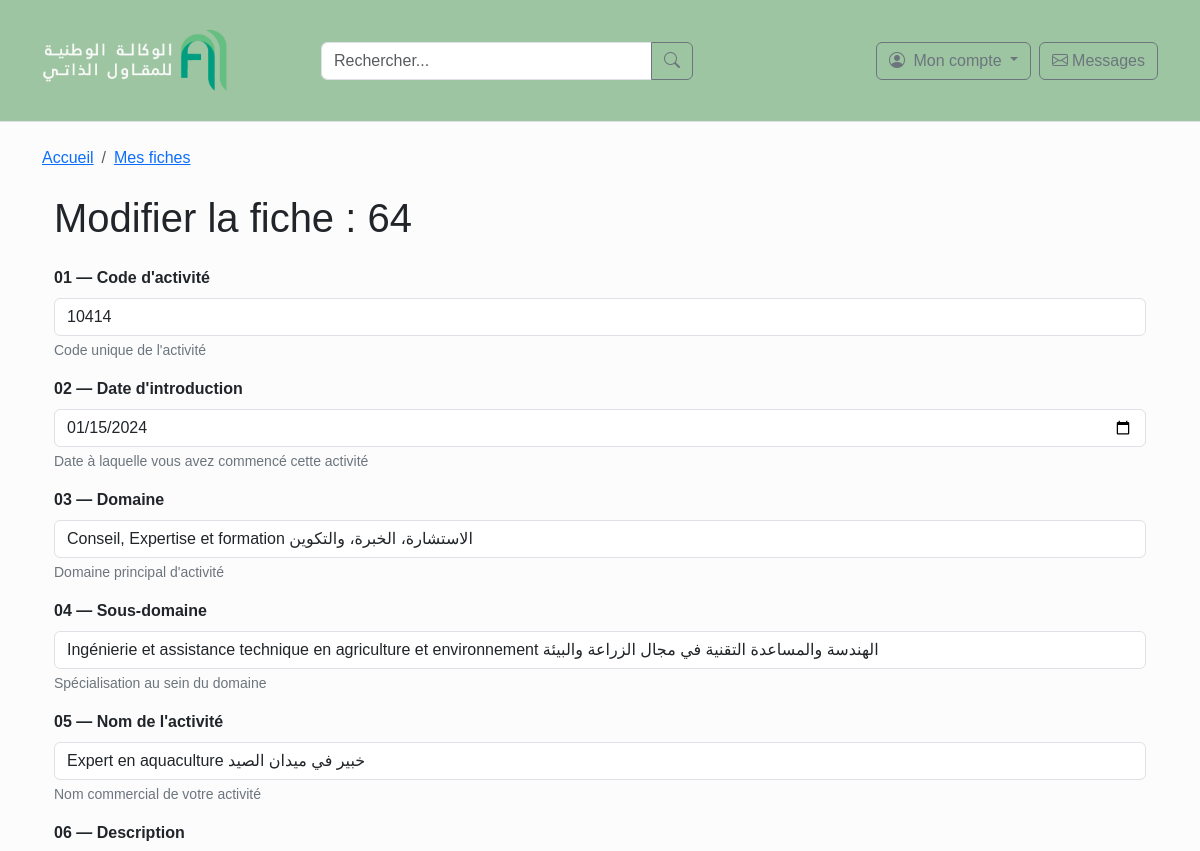
Before: /editer_fiche/64/ (signed in, upper part) with the older database file.
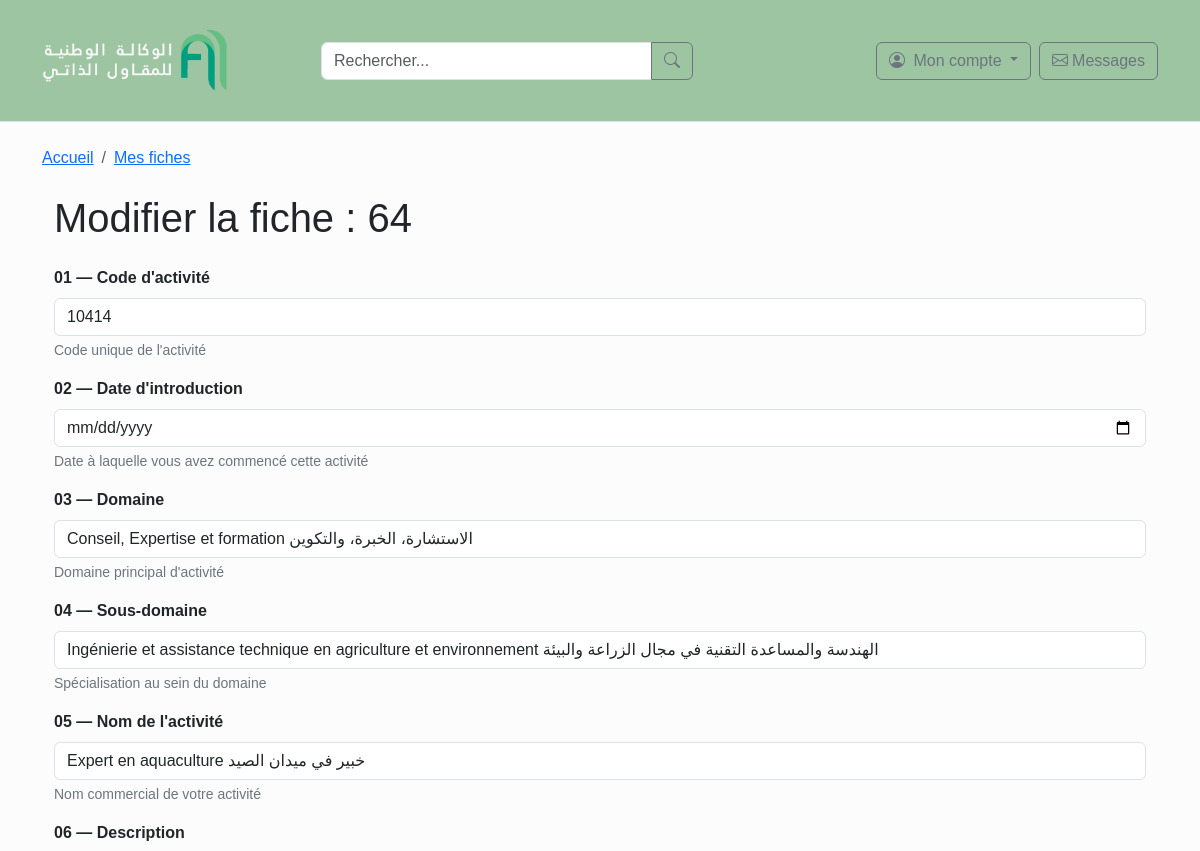
After: the same page with the newer database file.
### formulaire/models.py (models this page shows, shortened)
class AutoEntrepreneur(models.Model):
    MODE_PRESTATION_CHOICES = [
        ('', '--- Sélectionnez ---'),
        ('presentiel', 'Présentiel'),
        ('distance', 'À distance'),
        ('en_ligne', 'En ligne'),
        ('client', 'Directement chez le client'),
        ('hybride', 'Hybride (mixte)'),
        ('projet', 'Par projet'),
        ('forfait', 'Forfait'),
    ]
    HANDICAP_CHOICES = [
        ('facile', '✅ Exerçable facilement'),
        ('amenagement', '⚠️ Exerçable avec aménagements'),
        ('difficile', '⚠️ Exerçable avec difficulté'),
        ('tres_difficile', '❌ Difficulté élevée'),
    ]
    code_activite = models.CharField(
        max_length=5,
        unique=True,
        validators=[
            MinLengthValidator(5, "Le code doit contenir au moins 5 caractères"),
            RegexValidator(
                regex='^[0-9]+$',
                message='Utilisez uniquement des chiffres',
                code='invalid_code'
            )
        ],
        help_text="Code unique de l'activité (5 chiffres)"
    )
    date_introduction = models.DateField(
        null=True,
        blank=True,
        help_text="Date d'introduction de l'activité"
    )
    nom_activite = models.CharField(
        max_length=200,
        help_text="Nom de l'activité professionnelle",
        null=True,
        blank=True,
    )
    publics_cibles = models.TextField(
        null=True,
        blank=True,
        help_text="Publics cibles (entreprises, particuliers, associations, etc.)"
    )
    activites_similaires = models.TextField(
        blank=True,
        null=True,
        help_text="Activités similaires ou complémentaires"
    )
    capacite_handicap = models.CharField(
        null=True,
        blank=True,
        max_length=20,
        choices=HANDICAP_CHOICES
    )
    domaine = models.CharField(max_length=200)
    sous_domaine = models.CharField(max_length=200, blank=True, null=True)
    description = models.TextField(
        null=True,
        blank=True,
        help_text="Description succincte de l'activité"
    )
    objectifs = models.TextField(
        null=True,
        blank=True,
        help_text="Objectifs, tâches et missions de l'activité"
    )
    competences = models.TextField(
        null=True,
        blank=True,
        help_text="Compétences requises pour exercer l'activité"
    )
    secteurs = models.TextField(
        null=True,
        blank=True,
        help_text="Secteurs concernés par l'activité"
    )
    mode_prestation = models.CharField(
        null=True,
        blank=True,
        max_length=20,
        choices=MODE_PRESTATION_CHOICES
    )
    ressources = models.TextField(
        null=True,
        blank=True,
        help_text="Ressources, outils et équipements nécessaires"
    )
    remarques = models.TextField(
        blank=True,
        null=True,
        help_text="Remarques légales ou informations supplémentaires"
    )
    created_at = models.DateTimeField(auto_now_add=True)

### formulaire/views.py (the view)
# urls.py: path('editer_fiche/<int:id>/', views.modifier_fiche, name='editer_fiche'),  # NOM : 'editer_fiche'
@login_required (login_url='/utilisateurs/connexion/')  # Redirige vers la page de connexion si l'utilisateur n'est pas authentifié
def modifier_fiche(request, id):
    fiche = get_object_or_404(AutoEntrepreneur, id=id)
    if request.method == "POST":
        form = AutoEntrepreneurForm(request.POST)
        if form.is_valid():
            data = form.cleaned_data
            fiche.code_activite = data.get('code_activite') or ''
            fiche.date_introduction = data.get('date_introduction')
            fiche.domaine = data.get('domaine') or ''
            fiche.sous_domaine = data.get('sous_domaine') or ''
            fiche.nom_activite = data.get('nom_activite') or ''
            fiche.description = data.get('description') or ''
            fiche.objectifs = data.get('objectifs') or ''
            fiche.competences = data.get('competences') or ''
            secteurs = data.get('secteurs', [])
            fiche.secteurs = ','.join(secteurs) if secteurs else ''
            publics_cibles = data.get('publics_cibles', [])
            fiche.publics_cibles = ','.join(publics_cibles) if publics_cibles else ''
            fiche.mode_prestation = data.get('mode_prestation') or ''
            fiche.ressources = data.get('ressources') or ''
            fiche.activites_similaires = data.get('activites_similaires') or ''
            fiche.capacite_handicap = data.get('capacite_handicap') or ''
            fiche.remarques = data.get('remarques') or ''
            fiche.save()
            fiches = AutoEntrepreneur.objects.all()  # Récupérer toutes les fiches après modification
            return render(request, 'liste_fiches.html', {'fiches': fiches}) # Redirigez vers la liste des fiches après la modification
    else:
        initial_data = {
            'code_activite': fiche.code_activite or '',
            'date_introduction': fiche.date_introduction,
            'domaine': fiche.domaine or '',
            'sous_domaine': fiche.sous_domaine or '',
            'nom_activite': fiche.nom_activite or '',
            'description': fiche.description or '',
            'objectifs': fiche.objectifs or '',
            'competences': fiche.competences or '',
            'secteurs': fiche.secteurs.split(',') if fiche.secteurs else [],
            'publics_cibles': fiche.publics_cibles.split(',') if fiche.publics_cibles else [],
            'mode_prestation': fiche.mode_prestation or '',
            'ressources': fiche.ressources or '',
            'activites_similaires': fiche.activites_similaires or '',
            'capacite_handicap': fiche.capacite_handicap or '',
            'remarques': fiche.remarques or '',
        }
        form = AutoEntrepreneurForm(initial=initial_data)
    return render(request, 'fiche.html', {
        'form': form,
        'fiche': fiche,
        'edition_mode': True
    })

### messagerie/context_processors.py (called while the page is built)
def messages_non_lus(request):
    if request.user.is_authenticated:
        non_lus = Message.objects.filter(
            destinataire=request.user,
            lu=False
        ).count()
    else:
        non_lus = 0
    return {
        "non_lus": non_lus
    }

### formulaire/templates/fiche.html (shortened to what this page needs)
{% extends 'layout.html' %}
{% block content %}
<div class="container mt-4">
    <h1 class="mb-4">
            Modifier la fiche : {{ fiche.id }}
    </h1>
    <form method="POST" action="">
        <div class="mb-3">
            <label for="id_code_activite" class="form-label fw-bold">01 — Code d'activité</label>
            <input type="text"
                   name="code_activite"
                   id="id_code_activite"
                   class="form-control {% if form.code_activite.errors %}is-invalid{% endif %}"
                   value="{{ form.code_activite.value|default:'' }}"
                   required>
            <div class="form-text">Code unique de l'activité </div>
        </div>
        <div class="mb-3">
            <label for="id_date_introduction" class="form-label fw-bold">02 — Date d'introduction</label>
            <input type="date"
                   name="date_introduction"
                   id="id_date_introduction"
                   class="form-control {% if form.date_introduction.errors %}is-invalid{% endif %}"
                   value="{% if form.date_introduction.value %}{{ form.date_introduction.value|date:'Y-m-d' }}{% endif %}">
            <div class="form-text">Date à laquelle vous avez commencé cette activité</div>
        </div>
        <div class="mb-3">
            <label for="id_domaine" class="form-label fw-bold">03 — Domaine</label>
            <input type="text"
                   name="domaine"
                   id="id_domaine"
                   class="form-control {% if form.domaine.errors %}is-invalid{% endif %}"
                   value="{{ form.domaine.value|default:'' }}"
                   placeholder="Ex: Informatique, Conseil, Formation..."
                   required>
            <div class="form-text">Domaine principal d'activité</div>
        </div>
        <div class="mb-3">
            <label for="id_sous_domaine" class="form-label fw-bold">04 — Sous-domaine</label>
            <input type="text"
                   name="sous_domaine"
                   id="id_sous_domaine"
                   class="form-control {% if form.sous_domaine.errors %}is-invalid{% endif %}"
                   value="{{ form.sous_domaine.value|default:'' }}"
                   placeholder="Ex: Développement web, Marketing digital...">
            <div class="form-text">Spécialisation au sein du domaine</div>
        </div>
        <div class="mb-3">
            <label for="id_nom_activite" class="form-label fw-bold">05 — Nom de l'activité</label>
            <input type="text"
                   name="nom_activite"
                   id="id_nom_activite"
                   class="form-control {% if form.nom_activite.errors %}is-invalid{% endif %}"
                   value="{{ form.nom_activite.value|default:'' }}"
                   placeholder="Ex: Création de sites internet">
            <div class="form-text">Nom commercial de votre activité</div>
        </div>
        <div class="mb-3">
            <label for="id_description" class="form-label fw-bold">06 — Description</label>
        </div>
    </form>
</div>
{% endblock %}

Changed rows visible on the page:
changed AutoEntrepreneur "Conseil, Expertise et formation الاستشارة، الخبرة، والتكوين": date_introduction "01/15/2024" → (not shown)
